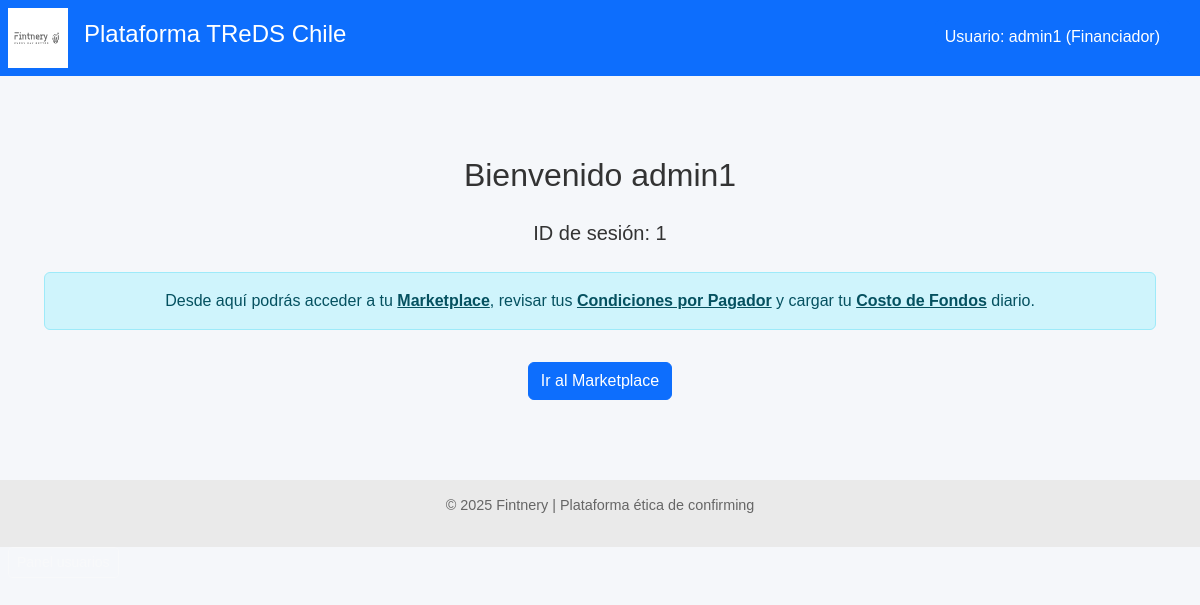
Before: /financiador/inicio (signed in) with the older database file.
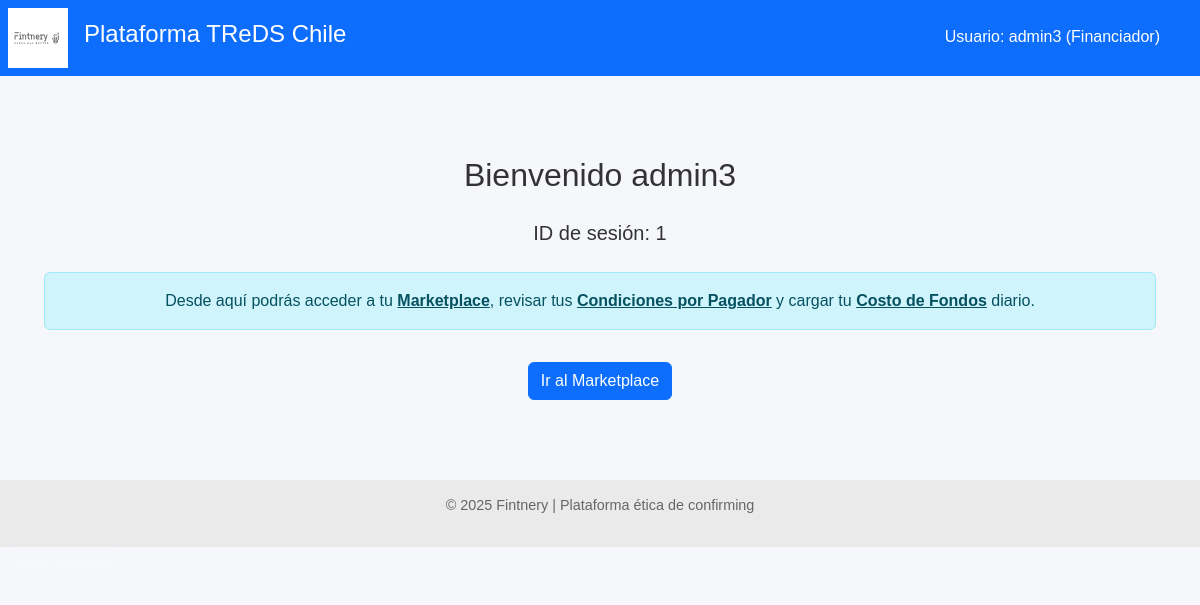
After: the same page with the newer database file.
### models.py (models this page shows)
class Financiador(Base):
    __tablename__ = "financiadores"
    id = Column(Integer, primary_key=True, index=True)
    nombre = Column(String, nullable=False)
    usuario = Column(String, unique=True, index=True, nullable=False)
    clave_hash = Column(String, nullable=False)
    fondo_id = Column(Integer, ForeignKey("fondos.id"), nullable=False)
    fondo = relationship("Fondo", back_populates="financiadores")
    es_admin = Column(Boolean, default=False)
    costo_fondos_mensual = Column(Float, default=0.0)  # ← Explicita unidad mensual
    fecha_costo_fondos = Column(Date, default=None)    # ← Fecha de carga más reciente
    condiciones = relationship(
        "CondicionesPorPagador",
        back_populates="financiador",
        cascade="all, delete-orphan"
    )
    ofertas = relationship("OfertaFinanciamiento", back_populates="financiador")

### routers/financiador.py (the view)
@router.get("/inicio")
def inicio_financiador(request: Request, db: Session = Depends(get_db)):
    financiador_id = request.session.get("financiador_id")
    if not financiador_id:
        return RedirectResponse(url="/financiador/login", status_code=303)
    financiador = db.query(Financiador).get(financiador_id)
    nombre = financiador.nombre if financiador else "Desconocido"
    return templates.TemplateResponse("inicio_financiador.html", {
        "request": request,
        "financiador_id": financiador_id,
        "financiador_nombre": nombre
    })

### templates/inicio_financiador.html (shortened to what this page needs)
{% extends "base.html" %}
{% block content %}
<div class="container mt-5 text-center">
    <h2 class="mb-4">Bienvenido {{ financiador_nombre }}</h2>
    <p class="lead">ID de sesión: <strong>{{ financiador_id }}</strong></p>
    <div class="alert alert-info mt-4" role="alert">
        Desde aquí podrás acceder a tu <a href="/financiador/marketplace" class="alert-link">Marketplace</a>,
        revisar tus <a href="/financiador/condiciones" class="alert-link">Condiciones por Pagador</a> y
        cargar tu <a href="/financiador/costo-fondos" class="alert-link">Costo de Fondos</a> diario.
    </div>
    <a href="/financiador/marketplace" class="btn btn-primary mt-3">Ir al Marketplace</a>
</div>
{% endblock %}

### templates/base.html (shortened to what this page needs)
<!DOCTYPE html>
<html lang="es">
<head>
    <link href="https://cdn.jsdelivr.net/npm/bootstrap@5.3.0/dist/css/bootstrap.min.css" rel="stylesheet">
    <link rel="stylesheet" href="/static/styles.css">
</head>
<body>
    <header class="main-header d-flex align-items-center bg-primary text-white p-2">
        <img src="/static/LogoFIntneryWeb.svg" alt="Fintnery" class="logo me-3" style="height: 60px;">
        <h1 class="titulo-principal">Plataforma TReDS Chile</h1>
    </header>
    <main>
        {% block content %}{% endblock %}
    </main>
    <footer class="footer text-center mt-5">
        <p>&copy; 2025 Fintnery | Plataforma ética de confirming</p>
    </footer>
    {% if financiador_nombre or proveedor_nombre or pagador_nombre %}
    <div style="position: absolute; top: 20px; right: 30px; color: white; background-color: #0d6efd; padding: 5px 10px; border-radius: 5px;">
        Usuario:
        {% if financiador_nombre %}{{ financiador_nombre }} (Financiador){% endif %}
    </div>
    {% endif %}
    {% if request.session.get('es_admin') %}
    <a href="/financiador/usuarios" class="btn btn-sm btn-outline-light ms-2">Panel usuarios</a>
    {% endif %}
</body>
</html>

Changed rows visible on the page:
changed Financiador: nombre "admin1" → "admin3"
